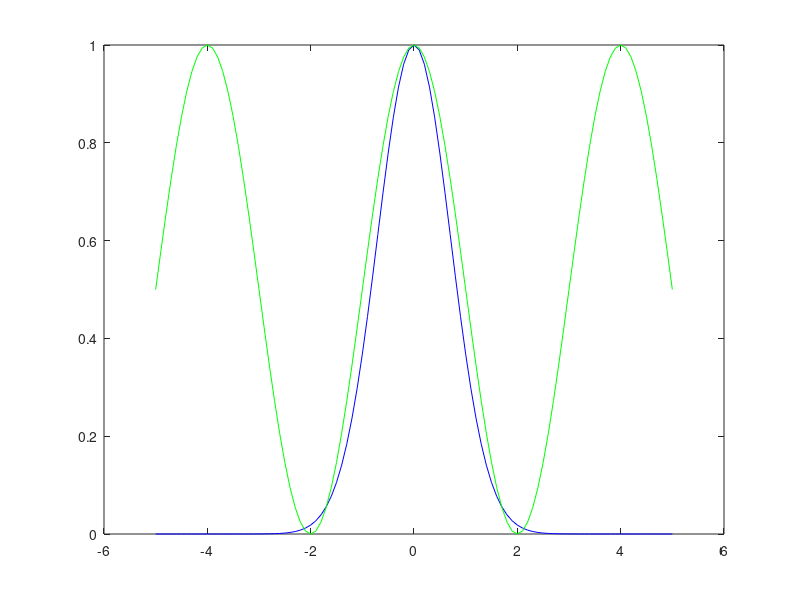

MATLAB code for this plot:
% Approximate chi-square distribution
% chappr

c = zeros(1,7);
fi=1;
for i=0:6
  if i>1
      fi = fi*i;
  end
  c(i+1) = 1/((2)^i*fi);
end

t=0.1:0.1:50;
ap=1./polyval(c(7:-1:1),t);
%plot(t,rf,'g',t,ap,'b') ;
%zoom on

t=-5:0.1:5 ;
rf=exp(-(t.^2)) ;
af=cos(t*pi/2)/2+0.5 ;
plot(t,rf,'b',t,af,'g') ;

% q=4 ;
% for z=0.1:0.1:10,
%  for y=1:2:10,
%    m=z-y ; s=z/q ;
%    t=-m/s ;
%    if (t>pi/2), x=0 ;
%    else 
%      lb=max(t,-pi/2) ;
%      x=s*((pi/2-t)-((lb-t)*sin(lb)+cos(lb)))/(1-sin(lb)) ;
%    end ;
%    r(floor(z*10),y)=x ;
%  end ;
% end ;
%
% plot(r) ;
      
